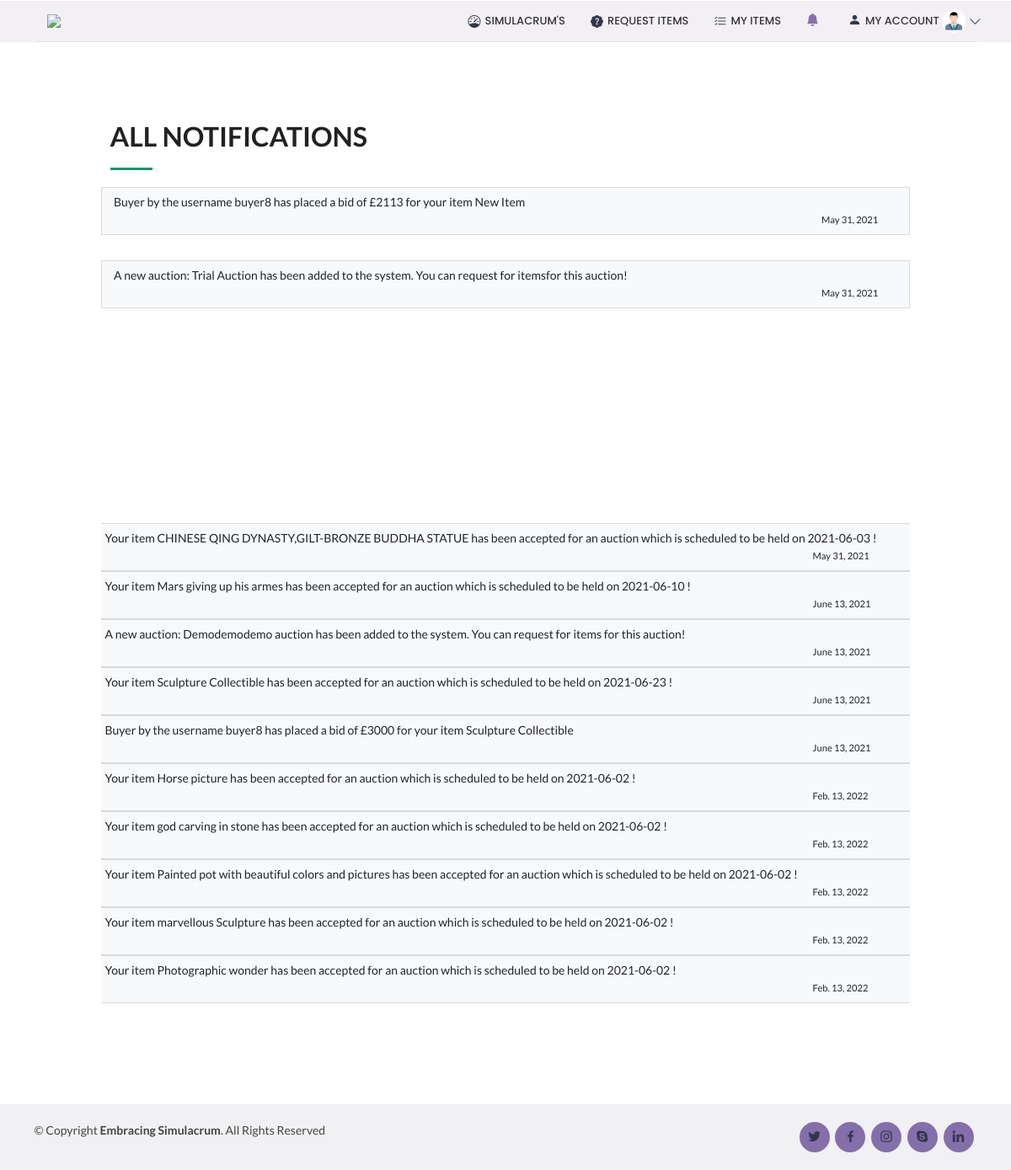
The page /allNotifications (signed in) on the database its author committed.
### auction_app/models.py (models this page shows)
class Notification(models.Model):
    notification_id = models.AutoField(primary_key=True, unique=True)
    notification_text = models.CharField(max_length=255)
    concerned_to = models.CharField(max_length=255)
    notification_date = models.DateField(auto_now=True)

### auction_app/views.py (the view)
# urls.py: path('allNotifications', views.allNotifications, name='allNotifications'),
def allNotifications(request):
    user = User.objects.all().filter(username=request.user).first()
    getUser = UserProfileInfo.objects.get(user=user)
    notification = ''
    if getUser.client_type == "Buyer":
        temp = 'buyerDashboard.html'
        notification = Notification.objects.all().filter(concerned_to='Buyer') | Notification.objects.all().filter(
            concerned_to=request.user)
    elif getUser.client_type == "Seller":
        temp = 'sellerDashboard.html'
        notification = Notification.objects.all().filter(concerned_to='Seller') | Notification.objects.all().filter(
            concerned_to=request.user)
    elif getUser.client_type == "Joint":
        temp = 'jointDashboard.html'
        notification = Notification.objects.all().filter(concerned_to='Buyer') | Notification.objects.all().filter(
            concerned_to='Seller') | Notification.objects.all().filter(
            concerned_to='Joint') | Notification.objects.all().filter(concerned_to=request.user)
    elif getUser.client_type == "Admin":
        temp = 'adminDashboard.html'
        notification = Notification.objects.all().filter(concerned_to='Admin').order_by('-notification_date')
    elif getUser.client_type == "Evaluator":
        temp = 'evaluatorDashboard.html'
        notification = Notification.objects.all().filter(concerned_to='Evaluator')
    return render(request, 'viewAllNotification.html',
                  {'temp': temp, 'notification': notification})

### templates/viewAllNotification.html (shortened to what this page needs)
<!DOCTYPE html>
{% extends temp %}
{% block body_block %}
  <section id="about" class="about bg-white" style="margin-left:10vw; min-width:80vw;">
      <div class="container" style="min-height:60vh;">
          <div class="section-title mt-4" data-aos="fade-left">
            <h2>All Notifications</h2>
    {% if notification %}
      {% for a in notification %}
 <div class="row">
            <span class="list-group-item  bg-light">{{a.notification_text}}<br><span style="margin-left:70vw;font-size:0.8em;">{{a.notification_date}}</span></span>
        </div>
        </div>
      {% endfor %}
    {% endif %}
  </section>
{% endblock %}

### static/css/style.css (style rules this page uses)
body { font-family: "Open Sans", sans-serif; color: #444444; }
h1, h2, h3, h4, h5, h6 { font-family: "Raleway", sans-serif; }
section { padding: 60px 0; overflow: hidden; }
.section-title { padding-bottom: 30px; }
.section-title h2 { font-size: 32px; font-weight: bold; text-transform: uppercase; margin-bottom: 20px; padding-bottom: 20px; position: relative; }
.section-title h2::after { content: ''; position: absolute; display: block; width: 50px; height: 3px; background: #009970; bottom: 0; left: 0; }

### rows shown on the page
Notification: notification_text "Buyer by the username buyer8 has placed a bid of £2113 for your item New Item", notification_date "May 31, 2021"
Notification: notification_text "A new auction: Trial Auction has been added to the system. You can request for itemsfor this auction!", notification_date "May 31, 2021"
Notification: notification_text "Your item CHINESE QING DYNASTY,GILT-BRONZE BUDDHA STATUE has been accepted for an auction which is scheduled to be held on 2021-06-03 !", notification_date "May 31, 2021"
Notification: notification_text "Your item Mars giving up his armes has been accepted for an auction which is scheduled to be held on 2021-06-10 !", notification_date "June 13, 2021"
Notification: notification_text "A new auction: Demodemodemo auction has been added to the system. You can request for items for this auction!", notification_date "June 13, 2021"
Notification: notification_text "Your item Sculpture Collectible has been accepted for an auction which is scheduled to be held on 2021-06-23 !", notification_date "June 13, 2021"
Notification: notification_text "Buyer by the username buyer8 has placed a bid of £3000 for your item Sculpture Collectible", notification_date "June 13, 2021"
Notification: notification_text "Your item Horse picture has been accepted for an auction which is scheduled to be held on 2021-06-02 !", notification_date "Feb. 13, 2022"
Notification: notification_text "Your item god carving in stone has been accepted for an auction which is scheduled to be held on 2021-06-02 !", notification_date "Feb. 13, 2022"
Notification: notification_text "Your item Painted pot with beautiful colors and pictures has been accepted for an auction which is scheduled to be held on 2021-06-02 !", notification_date "Feb. 13, 2022"
Notification: notification_text "Your item marvellous Sculpture has been accepted for an auction which is scheduled to be held on 2021-06-02 !", notification_date "Feb. 13, 2022"
Notification: notification_text "Your item Photographic wonder has been accepted for an auction which is scheduled to be held on 2021-06-02 !", notification_date "Feb. 13, 2022"
